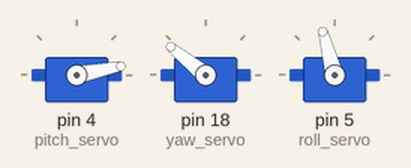
A sketch run on a simulated Arduino Uno, built with avr-gcc and run on an emulated ATmega328P. Parts: 3 × servo.

Above: at 0.05 s.
At 0.6 s:
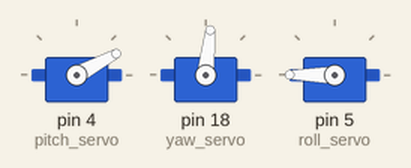
At 0.9 s:
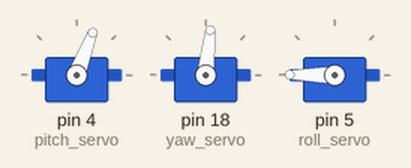
At 1.2 s:
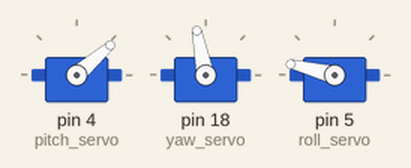
At 1.5 s:
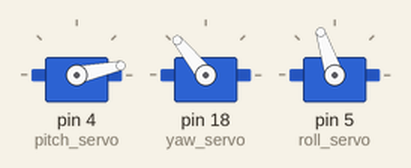
At 2.35 s:
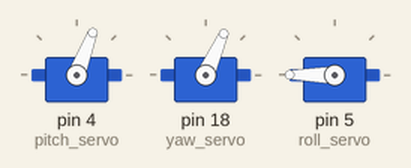
Timing chart, 0 to 5.4 s (numbered marks = the images above):
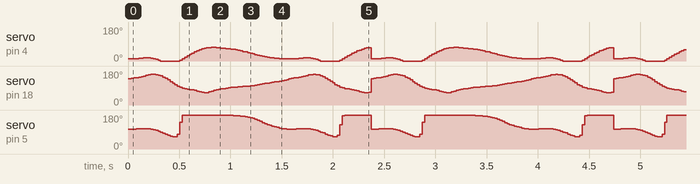

The sketch:

use_coord_eqs2.ino
```cpp
#include <Servo.h>

Servo roll_servo; // object representing actual servo
Servo yaw_servo;
Servo pitch_servo;

const float L1 = 57.0;
const float L2 = 115.67;
const float L3 = 310.0;

const int numPoints = 100;
float tVals[numPoints];

void setup() {
  pitch_servo.attach(4);
  yaw_servo.attach(18);
  roll_servo.attach(5);

  for (int i = 0; i < numPoints; i++) {
    tVals[i] = TWO_PI - i * TWO_PI / (numPoints - 1);  // Reverse direction
  }
}

void loop() {
  for (int i = 0; i < numPoints; i++) {
    float t = tVals[i];
    float w = 1.496;

    float xt =  117.1 - 182.9*cos(w*t) + 42.63*sin(w*t)
                - 13.3*cos(2*w*t) - 54.58*sin(2*w*t)
                + 17.38*cos(3*w*t) - 8.86*sin(3*w*t)
                - 5.189*cos(4*w*t) + 1.512*sin(4*w*t)
                - 2.687*cos(5*w*t) - 2.955*sin(5*w*t)
                + 2.653*cos(6*w*t) - 2.801*sin(6*w*t)
                - 0.3433*cos(7*w*t) - 1.62*sin(7*w*t)
                - 0.08304*cos(8*w*t) - 1.225*sin(8*w*t);

    float yt =  303 + 219.6*cos(w*t) - 164.3*sin(w*t)
                + 84.45*cos(2*w*t) - 65.54*sin(2*w*t)
                + 26.33*cos(3*w*t) + 45.71*sin(3*w*t)
                - 11.23*cos(4*w*t) + 20.05*sin(4*w*t)
                - 0.5956*cos(5*w*t) - 2.631*sin(5*w*t)
                - 2.667*cos(6*w*t) + 0.6726*sin(6*w*t)
                + 0.678*cos(7*w*t) - 0.7038*sin(7*w*t)
                + 2.542*cos(8*w*t) - 0.9941*sin(8*w*t);

    float zt =  262.7 + 11.65*cos(w*t) - 63.16*sin(w*t)
                - 33.56*cos(2*w*t) + 82.36*sin(2*w*t)
                - 38.04*cos(3*w*t) + 23.7*sin(3*w*t)
                - 14.84*cos(4*w*t) - 8.802*sin(4*w*t)
                - 7.894*cos(5*w*t) - 4.65*sin(5*w*t)
                - 6.884*cos(6*w*t) - 6.088*sin(6*w*t)
                + 2.615*cos(7*w*t) - 3.547*sin(7*w*t)
                - 1.716*cos(8*w*t) + 1.293*sin(8*w*t);

    // Offset: transform global tip position into inverse kinematics space
    float Px = xt;
    float Py = yt - L1;  // Y minus base height
    float Pz = zt;

    float D = sqrt(Px*Px + Py*Py + Pz*Pz);

    float pitchAngle = atan2(Py, sqrt(Px*Px + Pz*Pz));
    float yawAngle   = atan2(Px, Pz);
    float rollAngle  = atan2(Py, Px);  // simplified placeholder

    // Map radians to degrees and servo range (0-180)
    int pitchDeg = constrain(map(pitchAngle * 180.0 / PI, 0, 180, 0, 180), 0, 180);
    int yawDeg   = constrain(map(yawAngle * 180.0 / PI + 90, 0, 180, 0, 180), 0, 180);
    int rollDeg  = constrain(map(rollAngle * 180.0 / PI + 90, 0, 180, 0, 180), 0, 180);

    pitch_servo.write(pitchDeg);
    yaw_servo.write(yawDeg);
    roll_servo.write(rollDeg);

    delay(20);  // smooth movement
  }
}
```

Measured:
- by itself, servo on pin 4 (pitch_servo): moves between 0° and 72°, repeating every 2.4 s
- by itself, servo on pin 18 (yaw_servo): moves between 66° and 162°, repeating every 2.4 s
- by itself, servo on pin 5 (roll_servo): moves between 64° and 180°, repeating every 2.4 s
